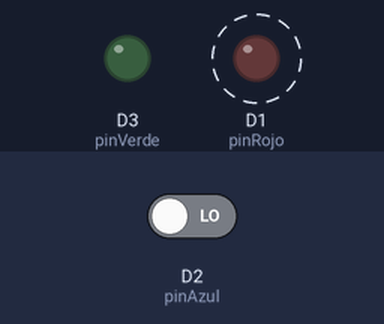
The sketch below on a simulated ESP8266 (NodeMCU). Parts: output pins drawn as LEDs (lit = HIGH). Dashed ring = blinking. The inputs (shaded band) are chosen by the test bench; at power-on: D2 (pinAzul) LOW.

Above: at 0.1 s.
Timing chart, 0 to 40.0 s (numbered marks = the images above):
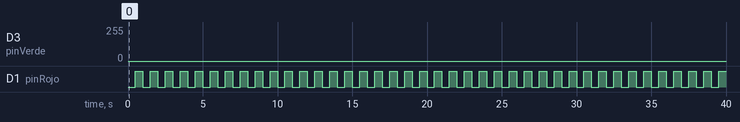

The sketch:

semaforo_1.ino
```cpp
const int pinRojo = D1;
const int pinAzul = D2;
const int pinVerde = D3;
const int PARO = D3;
void setup() {

  pinMode(pinRojo, OUTPUT);
  pinMode(pinVerde, OUTPUT);
  pinMode(pinAzul, OUTPUT);
  pinMode(D3, INPUT);
  pinMode(D2, INPUT);
}

void loop() {
  if (digitalRead(D3)== LOW) {
    while(true){
    digitalWrite(pinRojo, LOW);
    digitalWrite(pinVerde, LOW);
    digitalWrite(pinAzul, LOW);
    delay(5000);
    }
  }
  if (digitalRead(D2)==LOW){
    for(int x = 0; x < 100; x++){
    digitalWrite(pinRojo, LOW);
    digitalWrite(pinVerde, LOW);
    digitalWrite(pinAzul, LOW);
    delay(500);
    digitalWrite(pinRojo, HIGH);
    digitalWrite(pinVerde, HIGH);
    digitalWrite(pinAzul, LOW);
    delay(500);
    }
  }
    digitalWrite(pinRojo, HIGH);
    digitalWrite(pinVerde, LOW);
    digitalWrite(pinAzul, LOW);
    delay(5000);
    digitalWrite(pinRojo, HIGH);
    digitalWrite(pinVerde, LOW);
    digitalWrite(pinAzul, LOW);
    digitalWrite(pinRojo, HIGH);
    analogWrite(pinVerde, 128);
    digitalWrite(pinAzul, LOW);
    delay(1000);
    digitalWrite(pinRojo, LOW);
    digitalWrite(pinVerde, HIGH);
    digitalWrite(pinAzul, LOW);
    delay(3000);
    digitalWrite(pinRojo, HIGH);
    digitalWrite(pinVerde, HIGH);
    digitalWrite(pinAzul, LOW);
    delay(1000);
}
```

Measured:
- by itself, D1 (pinRojo): alternates HIGH for 0.50 s and LOW for 0.50 s
